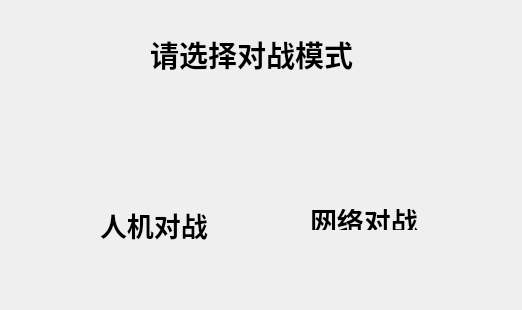
<?xml version="1.0" encoding="UTF-8"?>
<ui version="4.0">
 <class>ModeWidget</class>
 <widget class="QWidget" name="ModeWidget">
  <property name="geometry">
   <rect>
    <x>0</x>
    <y>0</y>
    <width>522</width>
    <height>310</height>
   </rect>
  </property>
  <property name="windowTitle">
   <string>ModeWidget</string>
  </property>
  <layout class="QGridLayout" name="gridLayout">
   <property name="leftMargin">
    <number>0</number>
   </property>
   <property name="topMargin">
    <number>0</number>
   </property>
   <property name="rightMargin">
    <number>0</number>
   </property>
   <property name="bottomMargin">
    <number>0</number>
   </property>
   <property name="spacing">
    <number>0</number>
   </property>
   <item row="0" column="0">
    <spacer name="horizontalSpacer">
     <property name="orientation">
      <enum>Qt::Horizontal</enum>
     </property>
     <property name="sizeHint" stdset="0">
      <size>
       <width>503</width>
       <height>20</height>
      </size>
     </property>
    </spacer>
   </item>
   <item row="0" column="1">
    <layout class="QHBoxLayout" name="horizontalLayout">
     <item>
      <widget class="QToolButton" name="backButton">
       <property name="focusPolicy">
        <enum>Qt::NoFocus</enum>
       </property>
       <property name="text">
        <string/>
       </property>
       <property name="icon">
        <iconset resource="image.qrc">
         <normaloff>:/new/prefix1/image/back.png</normaloff>:/new/prefix1/image/back.png</iconset>
       </property>
       <property name="iconSize">
        <size>
         <width>31</width>
         <height>31</height>
        </size>
       </property>
       <property name="autoRaise">
        <bool>true</bool>
       </property>
      </widget>
     </item>
     <item>
      <widget class="QToolButton" name="closeButton">
       <property name="focusPolicy">
        <enum>Qt::NoFocus</enum>
       </property>
       <property name="text">
        <string/>
       </property>
       <property name="icon">
        <iconset resource="image.qrc">
         <normaloff>:/new/prefix1/image/close.png</normaloff>:/new/prefix1/image/close.png</iconset>
       </property>
       <property name="iconSize">
        <size>
         <width>32</width>
         <height>32</height>
        </size>
       </property>
       <property name="autoRaise">
        <bool>true</bool>
       </property>
      </widget>
     </item>
    </layout>
   </item>
   <item row="1" column="0" colspan="2">
    <widget class="QStackedWidget" name="stackedWidget">
     <widget class="QWidget" name="pageChoose">
      <widget class="QLabel" name="label">
       <property name="geometry">
        <rect>
         <x>150</x>
         <y>-10</y>
         <width>221</width>
         <height>51</height>
        </rect>
       </property>
       <property name="font">
        <font>
         <family>华文楷体</family>
         <pointsize>22</pointsize>
         <weight>75</weight>
         <bold>true</bold>
        </font>
       </property>
       <property name="text">
        <string>请选择对战模式</string>
       </property>
      </widget>
      <widget class="QPushButton" name="buttonMachine">
       <property name="geometry">
        <rect>
         <x>110</x>
         <y>50</y>
         <width>91</width>
         <height>121</height>
        </rect>
       </property>
       <property name="text">
        <string/>
       </property>
       <property name="icon">
        <iconset resource="image.qrc">
         <normaloff>:/new/prefix1/image/machine.png</normaloff>:/new/prefix1/image/machine.png</iconset>
       </property>
       <property name="iconSize">
        <size>
         <width>100</width>
         <height>100</height>
        </size>
       </property>
       <property name="flat">
        <bool>true</bool>
       </property>
      </widget>
      <widget class="QPushButton" name="buttonNetwork">
       <property name="geometry">
        <rect>
         <x>330</x>
         <y>50</y>
         <width>91</width>
         <height>121</height>
        </rect>
       </property>
       <property name="text">
        <string/>
       </property>
       <property name="icon">
        <iconset resource="image.qrc">
         <normaloff>:/new/prefix1/image/network.png</normaloff>:/new/prefix1/image/network.png</iconset>
       </property>
       <property name="iconSize">
        <size>
         <width>100</width>
         <height>100</height>
        </size>
       </property>
       <property name="flat">
        <bool>true</bool>
       </property>
      </widget>
      <widget class="QLabel" name="label_2">
       <property name="geometry">
        <rect>
         <x>100</x>
         <y>170</y>
         <width>121</width>
         <height>31</height>
        </rect>
       </property>
       <property name="font">
        <font>
         <family>华文楷体</family>
         <pointsize>20</pointsize>
         <weight>75</weight>
         <bold>true</bold>
        </font>
       </property>
       <property name="text">
        <string>人机对战</string>
       </property>
      </widget>
      <widget class="QLabel" name="label_3">
       <property name="geometry">
        <rect>
         <x>310</x>
         <y>170</y>
         <width>121</width>
         <height>21</height>
        </rect>
       </property>
       <property name="font">
        <font>
         <family>华文楷体</family>
         <pointsize>20</pointsize>
         <weight>75</weight>
         <bold>true</bold>
        </font>
       </property>
       <property name="text">
        <string>网络对战</string>
       </property>
      </widget>
     </widget>
     <widget class="QWidget" name="pageMachine">
      <widget class="QPushButton" name="buttonBlack">
       <property name="geometry">
        <rect>
         <x>110</x>
         <y>80</y>
         <width>81</width>
         <height>81</height>
        </rect>
       </property>
       <property name="text">
        <string/>
       </property>
       <property name="icon">
        <iconset resource="image.qrc">
         <normaloff>:/new/prefix1/image/black.png</normaloff>:/new/prefix1/image/black.png</iconset>
       </property>
       <property name="iconSize">
        <size>
         <width>100</width>
         <height>100</height>
        </size>
       </property>
       <property name="flat">
        <bool>true</bool>
       </property>
      </widget>
      <widget class="QLabel" name="label_4">
       <property name="geometry">
        <rect>
         <x>120</x>
         <y>170</y>
         <width>71</width>
         <height>41</height>
        </rect>
       </property>
       <property name="font">
        <font>
         <family>华文楷体</family>
         <pointsize>20</pointsize>
         <weight>75</weight>
         <bold>true</bold>
        </font>
       </property>
       <property name="text">
        <string>黑子</string>
       </property>
      </widget>
      <widget class="QLabel" name="label_5">
       <property name="geometry">
        <rect>
         <x>180</x>
         <y>-10</y>
         <width>151</width>
         <height>51</height>
        </rect>
       </property>
       <property name="font">
        <font>
         <family>华文楷体</family>
         <pointsize>22</pointsize>
         <weight>75</weight>
         <bold>true</bold>
        </font>
       </property>
       <property name="text">
        <string>请选择角色</string>
       </property>
      </widget>
      <widget class="QPushButton" name="buttonWhite">
       <property name="geometry">
        <rect>
         <x>330</x>
         <y>80</y>
         <width>81</width>
         <height>81</height>
        </rect>
       </property>
       <property name="text">
        <string/>
       </property>
       <property name="icon">
        <iconset resource="image.qrc">
         <normaloff>:/new/prefix1/image/white.png</normaloff>:/new/prefix1/image/white.png</iconset>
       </property>
       <property name="iconSize">
        <size>
         <width>100</width>
         <height>100</height>
        </size>
       </property>
       <property name="flat">
        <bool>true</bool>
       </property>
      </widget>
      <widget class="QLabel" name="label_6">
       <property name="geometry">
        <rect>
         <x>340</x>
         <y>170</y>
         <width>71</width>
         <height>31</height>
        </rect>
       </property>
       <property name="font">
        <font>
         <family>华文楷体</family>
         <pointsize>20</pointsize>
         <weight>75</weight>
         <bold>true</bold>
        </font>
       </property>
       <property name="text">
        <string>白子</string>
       </property>
      </widget>
     </widget>
     <widget class="QWidget" name="pageNetwork">
      <widget class="QLabel" name="label_7">
       <property name="geometry">
        <rect>
         <x>130</x>
         <y>70</y>
         <width>71</width>
         <height>21</height>
        </rect>
       </property>
       <property name="text">
        <string>对方地址：</string>
       </property>
      </widget>
      <widget class="QLineEdit" name="lineEditIP">
       <property name="geometry">
        <rect>
         <x>220</x>
         <y>70</y>
         <width>171</width>
         <height>21</height>
        </rect>
       </property>
       <property name="text">
        <string>127.0.0.1</string>
       </property>
      </widget>
      <widget class="QLineEdit" name="lineEditPort">
       <property name="geometry">
        <rect>
         <x>220</x>
         <y>110</y>
         <width>171</width>
         <height>21</height>
        </rect>
       </property>
       <property name="text">
        <string>8888</string>
       </property>
      </widget>
      <widget class="QLabel" name="label_8">
       <property name="geometry">
        <rect>
         <x>130</x>
         <y>110</y>
         <width>71</width>
         <height>21</height>
        </rect>
       </property>
       <property name="text">
        <string>对方端口：</string>
       </property>
      </widget>
      <widget class="QRadioButton" name="radioBlack">
       <property name="geometry">
        <rect>
         <x>160</x>
         <y>160</y>
         <width>89</width>
         <height>16</height>
        </rect>
       </property>
       <property name="text">
        <string>黑子</string>
       </property>
       <property name="checked">
        <bool>true</bool>
       </property>
      </widget>
      <widget class="QRadioButton" name="radioWhite">
       <property name="geometry">
        <rect>
         <x>290</x>
         <y>160</y>
         <width>89</width>
         <height>16</height>
        </rect>
       </property>
       <property name="text">
        <string>白子</string>
       </property>
      </widget>
      <widget class="QLabel" name="label_9">
       <property name="geometry">
        <rect>
         <x>180</x>
         <y>-10</y>
         <width>191</width>
         <height>51</height>
        </rect>
       </property>
       <property name="font">
        <font>
         <family>华文楷体</family>
         <pointsize>22</pointsize>
         <weight>75</weight>
         <bold>true</bold>
        </font>
       </property>
       <property name="text">
        <string>设置网络信息</string>
       </property>
      </widget>
      <widget class="QToolButton" name="sureButton">
       <property name="geometry">
        <rect>
         <x>220</x>
         <y>200</y>
         <width>101</width>
         <height>31</height>
        </rect>
       </property>
       <property name="palette">
        <palette>
         <active>
          <colorrole role="ButtonText">
           <brush brushstyle="SolidPattern">
            <color alpha="255">
             <red>255</red>
             <green>255</green>
             <blue>255</blue>
            </color>
           </brush>
          </colorrole>
         </active>
         <inactive>
          <colorrole role="ButtonText">
           <brush brushstyle="SolidPattern">
            <color alpha="255">
             <red>255</red>
             <green>255</green>
             <blue>255</blue>
            </color>
           </brush>
          </colorrole>
         </inactive>
         <disabled>
          <colorrole role="ButtonText">
           <brush brushstyle="SolidPattern">
            <color alpha="255">
             <red>120</red>
             <green>120</green>
             <blue>120</blue>
            </color>
           </brush>
          </colorrole>
         </disabled>
        </palette>
       </property>
       <property name="font">
        <font>
         <family>Agency FB</family>
         <pointsize>12</pointsize>
        </font>
       </property>
       <property name="styleSheet">
        <string notr="true">border-image: url(:/new/prefix1/image/buttonBK.png);</string>
       </property>
       <property name="text">
        <string>确定</string>
       </property>
      </widget>
     </widget>
    </widget>
   </item>
  </layout>
 </widget>
 <layoutdefault spacing="6" margin="11"/>
 <resources>
  <include location="image.qrc"/>
 </resources>
 <connections/>
</ui>
